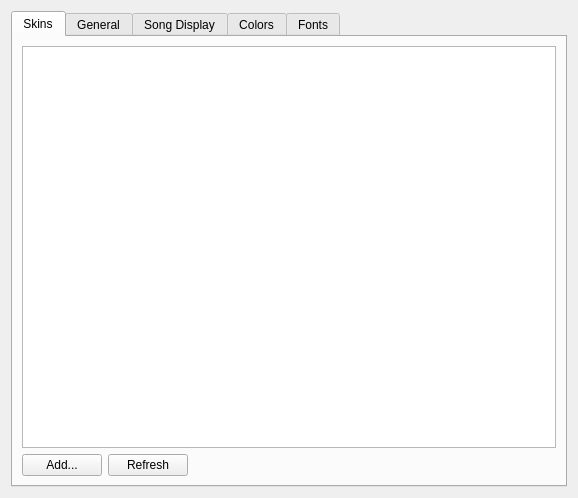
<?xml version="1.0" encoding="UTF-8"?>
<ui version="4.0">
 <class>SkinnedSettings</class>
 <widget class="QWidget" name="SkinnedSettings">
  <property name="geometry">
   <rect>
    <x>0</x>
    <y>0</y>
    <width>578</width>
    <height>498</height>
   </rect>
  </property>
  <property name="windowTitle">
   <string notr="true">Form</string>
  </property>
  <layout class="QGridLayout" name="gridLayout_3">
   <item row="0" column="0">
    <widget class="QTabWidget" name="tabWidget">
     <property name="currentIndex">
      <number>0</number>
     </property>
     <widget class="QWidget" name="tab_4">
      <attribute name="title">
       <string>Skins</string>
      </attribute>
      <layout class="QGridLayout" name="gridLayout_66">
       <item row="0" column="0" colspan="4">
        <widget class="QListWidget" name="listWidget">
         <property name="alternatingRowColors">
          <bool>true</bool>
         </property>
         <property name="movement">
          <enum>QListView::Static</enum>
         </property>
         <property name="flow">
          <enum>QListView::TopToBottom</enum>
         </property>
         <property name="viewMode">
          <enum>QListView::ListMode</enum>
         </property>
         <property name="modelColumn">
          <number>0</number>
         </property>
        </widget>
       </item>
       <item row="1" column="0" colspan="2">
        <widget class="QPushButton" name="skinInstallButton">
         <property name="minimumSize">
          <size>
           <width>0</width>
           <height>0</height>
          </size>
         </property>
         <property name="text">
          <string>Add...</string>
         </property>
         <property name="icon">
          <iconset theme="list-add">
           <normaloff>.</normaloff>.</iconset>
         </property>
        </widget>
       </item>
       <item row="1" column="2">
        <widget class="QPushButton" name="skinReloadButton">
         <property name="minimumSize">
          <size>
           <width>0</width>
           <height>0</height>
          </size>
         </property>
         <property name="text">
          <string>Refresh</string>
         </property>
         <property name="icon">
          <iconset theme="view-refresh">
           <normaloff>.</normaloff>.</iconset>
         </property>
        </widget>
       </item>
       <item row="1" column="3">
        <spacer name="horizontalSpacer">
         <property name="orientation">
          <enum>Qt::Horizontal</enum>
         </property>
         <property name="sizeHint" stdset="0">
          <size>
           <width>40</width>
           <height>20</height>
          </size>
         </property>
        </spacer>
       </item>
      </layout>
     </widget>
     <widget class="QWidget" name="tab">
      <attribute name="title">
       <string>General</string>
      </attribute>
      <layout class="QVBoxLayout" name="verticalLayout">
       <item>
        <widget class="QGroupBox" name="groupBox">
         <property name="title">
          <string>Main Window</string>
         </property>
         <layout class="QGridLayout" name="gridLayout">
          <item row="0" column="0" rowspan="2" colspan="2">
           <widget class="QCheckBox" name="hideOnCloseCheckBox">
            <property name="text">
             <string>Hide on close</string>
            </property>
           </widget>
          </item>
          <item row="0" column="2" rowspan="2">
           <widget class="QCheckBox" name="hiddenCheckBox">
            <property name="text">
             <string>Start hidden</string>
            </property>
           </widget>
          </item>
          <item row="2" column="0" colspan="3">
           <widget class="QCheckBox" name="skinCursorsCheckBox">
            <property name="text">
             <string>Use skin cursors</string>
            </property>
           </widget>
          </item>
          <item row="3" column="0" colspan="3">
           <layout class="QHBoxLayout" name="horizontalLayout">
            <item>
             <widget class="QLabel" name="label_6">
              <property name="text">
               <string>Window title format:</string>
              </property>
             </widget>
            </item>
            <item>
             <widget class="QLineEdit" name="windowTitleLineEdit"/>
            </item>
            <item>
             <widget class="QToolButton" name="windowTitleButton">
              <property name="text">
               <string>...</string>
              </property>
             </widget>
            </item>
           </layout>
          </item>
         </layout>
        </widget>
       </item>
       <item>
        <widget class="QGroupBox" name="groupBox_7">
         <property name="title">
          <string>Transparency</string>
         </property>
         <layout class="QGridLayout" name="gridLayout_4">
          <item row="0" column="0">
           <widget class="QLabel" name="label_3">
            <property name="text">
             <string>Main window</string>
            </property>
           </widget>
          </item>
          <item row="0" column="1">
           <widget class="QSlider" name="mwTransparencySlider">
            <property name="maximum">
             <number>90</number>
            </property>
            <property name="orientation">
             <enum>Qt::Horizontal</enum>
            </property>
           </widget>
          </item>
          <item row="0" column="2">
           <widget class="QLabel" name="mwTransparencyLabel">
            <property name="minimumSize">
             <size>
              <width>25</width>
              <height>0</height>
             </size>
            </property>
            <property name="text">
             <string>0</string>
            </property>
           </widget>
          </item>
          <item row="1" column="0">
           <widget class="QLabel" name="label_9">
            <property name="text">
             <string>Equalizer</string>
            </property>
           </widget>
          </item>
          <item row="1" column="1">
           <widget class="QSlider" name="eqTransparencySlider">
            <property name="maximum">
             <number>90</number>
            </property>
            <property name="orientation">
             <enum>Qt::Horizontal</enum>
            </property>
           </widget>
          </item>
          <item row="1" column="2">
           <widget class="QLabel" name="eqTransparencyLabel">
            <property name="text">
             <string>0</string>
            </property>
           </widget>
          </item>
          <item row="2" column="0">
           <widget class="QLabel" name="label_10">
            <property name="text">
             <string>Playlist</string>
            </property>
           </widget>
          </item>
          <item row="2" column="1">
           <widget class="QSlider" name="plTransparencySlider">
            <property name="maximum">
             <number>90</number>
            </property>
            <property name="orientation">
             <enum>Qt::Horizontal</enum>
            </property>
           </widget>
          </item>
          <item row="2" column="2">
           <widget class="QLabel" name="plTransparencyLabel">
            <property name="text">
             <string>0</string>
            </property>
           </widget>
          </item>
         </layout>
        </widget>
       </item>
       <item>
        <spacer name="verticalSpacer">
         <property name="orientation">
          <enum>Qt::Vertical</enum>
         </property>
         <property name="sizeHint" stdset="0">
          <size>
           <width>20</width>
           <height>40</height>
          </size>
         </property>
        </spacer>
       </item>
      </layout>
     </widget>
     <widget class="QWidget" name="tab_5">
      <attribute name="title">
       <string>Song Display</string>
      </attribute>
      <layout class="QVBoxLayout" name="verticalLayout_3">
       <item>
        <widget class="QGroupBox" name="groupBox_2">
         <property name="title">
          <string>Single Column Mode</string>
         </property>
         <layout class="QVBoxLayout" name="verticalLayout_2">
          <item>
           <widget class="QCheckBox" name="numbersCheckBox">
            <property name="text">
             <string>Show song numbers</string>
            </property>
           </widget>
          </item>
          <item>
           <widget class="QCheckBox" name="lengthsCheckBox">
            <property name="text">
             <string>Show song lengths</string>
            </property>
           </widget>
          </item>
          <item>
           <widget class="QCheckBox" name="alignCheckBox">
            <property name="enabled">
             <bool>false</bool>
            </property>
            <property name="text">
             <string>Align song numbers</string>
            </property>
           </widget>
          </item>
         </layout>
        </widget>
       </item>
       <item>
        <widget class="QCheckBox" name="smoothScrollingCheckBox">
         <property name="text">
          <string>Use smooth scrolling</string>
         </property>
        </widget>
       </item>
       <item>
        <widget class="QCheckBox" name="protocolCheckBox">
         <property name="text">
          <string>Show protocol</string>
         </property>
        </widget>
       </item>
       <item>
        <widget class="QCheckBox" name="anchorCheckBox">
         <property name="text">
          <string>Show anchor</string>
         </property>
        </widget>
       </item>
       <item>
        <widget class="QCheckBox" name="showSplittersCheckBox">
         <property name="text">
          <string>Show splitters</string>
         </property>
        </widget>
       </item>
       <item>
        <widget class="QCheckBox" name="alternateSplitterColorCheckBox">
         <property name="text">
          <string>Alternate splitter color</string>
         </property>
        </widget>
       </item>
       <item>
        <widget class="QCheckBox" name="showNewPLCheckBox">
         <property name="text">
          <string>Show 'New Playlist' button</string>
         </property>
        </widget>
       </item>
       <item>
        <layout class="QHBoxLayout" name="horizontalLayout_2">
         <item>
          <widget class="QLabel" name="label_4">
           <property name="text">
            <string>Playlist separator:</string>
           </property>
          </widget>
         </item>
         <item>
          <widget class="QLineEdit" name="plSeplineEdit">
           <property name="sizePolicy">
            <sizepolicy hsizetype="Minimum" vsizetype="Fixed">
             <horstretch>0</horstretch>
             <verstretch>0</verstretch>
            </sizepolicy>
           </property>
          </widget>
         </item>
         <item>
          <spacer name="horizontalSpacer_3">
           <property name="orientation">
            <enum>Qt::Horizontal</enum>
           </property>
           <property name="sizeHint" stdset="0">
            <size>
             <width>40</width>
             <height>20</height>
            </size>
           </property>
          </spacer>
         </item>
        </layout>
       </item>
       <item>
        <widget class="QCheckBox" name="popupCheckBox">
         <property name="text">
          <string>Show popup information</string>
         </property>
        </widget>
       </item>
       <item>
        <layout class="QHBoxLayout" name="horizontalLayout_3">
         <item>
          <widget class="QPushButton" name="popupTemplateButton">
           <property name="enabled">
            <bool>false</bool>
           </property>
           <property name="text">
            <string>Edit template</string>
           </property>
           <property name="icon">
            <iconset theme="configure">
             <normaloff>.</normaloff>.</iconset>
           </property>
          </widget>
         </item>
         <item>
          <spacer name="horizontalSpacer_2">
           <property name="orientation">
            <enum>Qt::Horizontal</enum>
           </property>
           <property name="sizeHint" stdset="0">
            <size>
             <width>40</width>
             <height>20</height>
            </size>
           </property>
          </spacer>
         </item>
        </layout>
       </item>
       <item>
        <spacer name="verticalSpacer_2">
         <property name="orientation">
          <enum>Qt::Vertical</enum>
         </property>
         <property name="sizeHint" stdset="0">
          <size>
           <width>20</width>
           <height>144</height>
          </size>
         </property>
        </spacer>
       </item>
      </layout>
     </widget>
     <widget class="QWidget" name="tab_3">
      <attribute name="title">
       <string>Colors</string>
      </attribute>
      <layout class="QVBoxLayout" name="verticalLayout_5">
       <item>
        <widget class="QGroupBox" name="groupBox_3">
         <property name="title">
          <string>Playlist Colors</string>
         </property>
         <layout class="QVBoxLayout" name="verticalLayout_4">
          <item>
           <widget class="QCheckBox" name="plSkinColorsCheckBox">
            <property name="text">
             <string>Use skin colors</string>
            </property>
            <property name="checked">
             <bool>true</bool>
            </property>
           </widget>
          </item>
          <item>
           <widget class="QWidget" name="widget_2" native="true">
            <property name="enabled">
             <bool>false</bool>
            </property>
            <layout class="QGridLayout" name="gridLayout_5">
             <property name="leftMargin">
              <number>0</number>
             </property>
             <property name="topMargin">
              <number>0</number>
             </property>
             <property name="rightMargin">
              <number>0</number>
             </property>
             <property name="bottomMargin">
              <number>0</number>
             </property>
             <item row="0" column="0">
              <widget class="QLabel" name="label_7">
               <property name="text">
                <string>Background #1:</string>
               </property>
              </widget>
             </item>
             <item row="0" column="1">
              <widget class="ColorWidget" name="plBg1Color">
               <property name="sizePolicy">
                <sizepolicy hsizetype="Fixed" vsizetype="Fixed">
                 <horstretch>0</horstretch>
                 <verstretch>0</verstretch>
                </sizepolicy>
               </property>
               <property name="minimumSize">
                <size>
                 <width>20</width>
                 <height>20</height>
                </size>
               </property>
               <property name="maximumSize">
                <size>
                 <width>20</width>
                 <height>20</height>
                </size>
               </property>
               <property name="frameShape">
                <enum>QFrame::Box</enum>
               </property>
              </widget>
             </item>
             <item row="0" column="2" rowspan="6" colspan="2">
              <spacer name="horizontalSpacer_5">
               <property name="orientation">
                <enum>Qt::Horizontal</enum>
               </property>
               <property name="sizeHint" stdset="0">
                <size>
                 <width>40</width>
                 <height>43</height>
                </size>
               </property>
              </spacer>
             </item>
             <item row="0" column="4">
              <widget class="QLabel" name="label_12">
               <property name="text">
                <string>Normal text:</string>
               </property>
              </widget>
             </item>
             <item row="0" column="5">
              <widget class="ColorWidget" name="plTextNormalColor">
               <property name="sizePolicy">
                <sizepolicy hsizetype="Fixed" vsizetype="Fixed">
                 <horstretch>0</horstretch>
                 <verstretch>0</verstretch>
                </sizepolicy>
               </property>
               <property name="minimumSize">
                <size>
                 <width>20</width>
                 <height>20</height>
                </size>
               </property>
               <property name="maximumSize">
                <size>
                 <width>20</width>
                 <height>20</height>
                </size>
               </property>
               <property name="frameShape">
                <enum>QFrame::Box</enum>
               </property>
              </widget>
             </item>
             <item row="0" column="6" rowspan="6">
              <spacer name="horizontalSpacer_6">
               <property name="orientation">
                <enum>Qt::Horizontal</enum>
               </property>
               <property name="sizeHint" stdset="0">
                <size>
                 <width>66</width>
                 <height>68</height>
                </size>
               </property>
              </spacer>
             </item>
             <item row="1" column="0">
              <widget class="QLabel" name="label_8">
               <property name="text">
                <string>Background #2:</string>
               </property>
              </widget>
             </item>
             <item row="1" column="1">
              <widget class="ColorWidget" name="plBg2Color">
               <property name="sizePolicy">
                <sizepolicy hsizetype="Fixed" vsizetype="Fixed">
                 <horstretch>0</horstretch>
                 <verstretch>0</verstretch>
                </sizepolicy>
               </property>
               <property name="minimumSize">
                <size>
                 <width>20</width>
                 <height>20</height>
                </size>
               </property>
               <property name="maximumSize">
                <size>
                 <width>20</width>
                 <height>20</height>
                </size>
               </property>
               <property name="frameShape">
                <enum>QFrame::Box</enum>
               </property>
              </widget>
             </item>
             <item row="1" column="4">
              <widget class="QLabel" name="label_13">
               <property name="text">
                <string>Current text:</string>
               </property>
              </widget>
             </item>
             <item row="1" column="5">
              <widget class="ColorWidget" name="plTextCurrentColor">
               <property name="sizePolicy">
                <sizepolicy hsizetype="Fixed" vsizetype="Fixed">
                 <horstretch>0</horstretch>
                 <verstretch>0</verstretch>
                </sizepolicy>
               </property>
               <property name="minimumSize">
                <size>
                 <width>20</width>
                 <height>20</height>
                </size>
               </property>
               <property name="maximumSize">
                <size>
                 <width>20</width>
                 <height>20</height>
                </size>
               </property>
               <property name="frameShape">
                <enum>QFrame::Box</enum>
               </property>
              </widget>
             </item>
             <item row="2" column="0">
              <widget class="QLabel" name="label_11">
               <property name="text">
                <string>Highlighted background:</string>
               </property>
              </widget>
             </item>
             <item row="2" column="1">
              <widget class="ColorWidget" name="plHlColor">
               <property name="sizePolicy">
                <sizepolicy hsizetype="Fixed" vsizetype="Fixed">
                 <horstretch>0</horstretch>
                 <verstretch>0</verstretch>
                </sizepolicy>
               </property>
               <property name="minimumSize">
                <size>
                 <width>20</width>
                 <height>20</height>
                </size>
               </property>
               <property name="maximumSize">
                <size>
                 <width>20</width>
                 <height>20</height>
                </size>
               </property>
               <property name="frameShape">
                <enum>QFrame::Box</enum>
               </property>
              </widget>
             </item>
             <item row="2" column="4">
              <widget class="QLabel" name="label_14">
               <property name="text">
                <string>Highlighted text:</string>
               </property>
              </widget>
             </item>
             <item row="2" column="5">
              <widget class="ColorWidget" name="plTextHlColor">
               <property name="sizePolicy">
                <sizepolicy hsizetype="Fixed" vsizetype="Fixed">
                 <horstretch>0</horstretch>
                 <verstretch>0</verstretch>
                </sizepolicy>
               </property>
               <property name="minimumSize">
                <size>
                 <width>20</width>
                 <height>20</height>
                </size>
               </property>
               <property name="maximumSize">
                <size>
                 <width>20</width>
                 <height>20</height>
                </size>
               </property>
               <property name="frameShape">
                <enum>QFrame::Box</enum>
               </property>
               <property name="frameShadow">
                <enum>QFrame::Plain</enum>
               </property>
              </widget>
             </item>
             <item row="6" column="0" colspan="7">
              <layout class="QHBoxLayout" name="horizontalLayout_5">
               <item>
                <spacer name="horizontalSpacer_7">
                 <property name="orientation">
                  <enum>Qt::Horizontal</enum>
                 </property>
                 <property name="sizeHint" stdset="0">
                  <size>
                   <width>40</width>
                   <height>20</height>
                  </size>
                 </property>
                </spacer>
               </item>
               <item>
                <widget class="QPushButton" name="loadSkinColorsButton">
                 <property name="text">
                  <string>Load skin colors</string>
                 </property>
                </widget>
               </item>
              </layout>
             </item>
             <item row="3" column="4">
              <widget class="QLabel" name="label_16">
               <property name="text">
                <string>Group text:</string>
               </property>
              </widget>
             </item>
             <item row="3" column="5">
              <widget class="ColorWidget" name="plGrTextColor">
               <property name="sizePolicy">
                <sizepolicy hsizetype="Fixed" vsizetype="Fixed">
                 <horstretch>0</horstretch>
                 <verstretch>0</verstretch>
                </sizepolicy>
               </property>
               <property name="minimumSize">
                <size>
                 <width>20</width>
                 <height>20</height>
                </size>
               </property>
               <property name="frameShape">
                <enum>QFrame::Box</enum>
               </property>
               <property name="frameShadow">
                <enum>QFrame::Plain</enum>
               </property>
              </widget>
             </item>
             <item row="3" column="1">
              <widget class="ColorWidget" name="plSplitterColor">
               <property name="sizePolicy">
                <sizepolicy hsizetype="Fixed" vsizetype="Fixed">
                 <horstretch>0</horstretch>
                 <verstretch>0</verstretch>
                </sizepolicy>
               </property>
               <property name="minimumSize">
                <size>
                 <width>20</width>
                 <height>20</height>
                </size>
               </property>
               <property name="maximumSize">
                <size>
                 <width>20</width>
                 <height>20</height>
                </size>
               </property>
               <property name="baseSize">
                <size>
                 <width>20</width>
                 <height>20</height>
                </size>
               </property>
               <property name="frameShape">
                <enum>QFrame::Box</enum>
               </property>
               <property name="frameShadow">
                <enum>QFrame::Plain</enum>
               </property>
              </widget>
             </item>
             <item row="3" column="0">
              <widget class="QLabel" name="label_19">
               <property name="text">
                <string>Splitter:</string>
               </property>
              </widget>
             </item>
            </layout>
           </widget>
          </item>
          <item>
           <layout class="QGridLayout" name="gridLayout_6">
            <item row="1" column="0">
             <widget class="QLabel" name="label_15">
              <property name="enabled">
               <bool>false</bool>
              </property>
              <property name="text">
               <string>Group background:</string>
              </property>
             </widget>
            </item>
            <item row="3" column="1">
             <widget class="ColorWidget" name="plCurrentTrackBgColor">
              <property name="enabled">
               <bool>false</bool>
              </property>
              <property name="sizePolicy">
               <sizepolicy hsizetype="Fixed" vsizetype="Fixed">
                <horstretch>0</horstretch>
                <verstretch>0</verstretch>
               </sizepolicy>
              </property>
              <property name="minimumSize">
               <size>
                <width>20</width>
                <height>20</height>
               </size>
              </property>
              <property name="frameShape">
               <enum>QFrame::Box</enum>
              </property>
              <property name="frameShadow">
               <enum>QFrame::Plain</enum>
              </property>
             </widget>
            </item>
            <item row="3" column="0">
             <widget class="QLabel" name="label_20">
              <property name="enabled">
               <bool>false</bool>
              </property>
              <property name="text">
               <string>Current track background:</string>
              </property>
             </widget>
            </item>
            <item row="3" column="2">
             <spacer name="horizontalSpacer_10">
              <property name="orientation">
               <enum>Qt::Horizontal</enum>
              </property>
              <property name="sizeHint" stdset="0">
               <size>
                <width>189</width>
                <height>20</height>
               </size>
              </property>
             </spacer>
            </item>
            <item row="1" column="1">
             <widget class="ColorWidget" name="plGrBgColor">
              <property name="enabled">
               <bool>false</bool>
              </property>
              <property name="sizePolicy">
               <sizepolicy hsizetype="Fixed" vsizetype="Fixed">
                <horstretch>0</horstretch>
                <verstretch>0</verstretch>
               </sizepolicy>
              </property>
              <property name="minimumSize">
               <size>
                <width>20</width>
                <height>20</height>
               </size>
              </property>
              <property name="frameShape">
               <enum>QFrame::Box</enum>
              </property>
              <property name="frameShadow">
               <enum>QFrame::Plain</enum>
              </property>
             </widget>
            </item>
            <item row="1" column="2">
             <spacer name="horizontalSpacer_9">
              <property name="orientation">
               <enum>Qt::Horizontal</enum>
              </property>
              <property name="sizeHint" stdset="0">
               <size>
                <width>165</width>
                <height>14</height>
               </size>
              </property>
             </spacer>
            </item>
            <item row="2" column="0" colspan="3">
             <widget class="QCheckBox" name="plOverrideCurrentBgCheckBox">
              <property name="text">
               <string>Override current track background</string>
              </property>
             </widget>
            </item>
            <item row="0" column="0" colspan="3">
             <widget class="QCheckBox" name="plOverrideGroupBgCheckBox">
              <property name="text">
               <string>Override group background</string>
              </property>
             </widget>
            </item>
           </layout>
          </item>
         </layout>
        </widget>
       </item>
       <item>
        <spacer name="verticalSpacer_4">
         <property name="orientation">
          <enum>Qt::Vertical</enum>
         </property>
         <property name="sizeHint" stdset="0">
          <size>
           <width>20</width>
           <height>105</height>
          </size>
         </property>
        </spacer>
       </item>
      </layout>
     </widget>
     <widget class="QWidget" name="tab_2">
      <attribute name="title">
       <string>Fonts</string>
      </attribute>
      <layout class="QGridLayout" name="gridLayout_2">
       <item row="0" column="0">
        <widget class="QLabel" name="label">
         <property name="sizePolicy">
          <sizepolicy hsizetype="Preferred" vsizetype="Preferred">
           <horstretch>0</horstretch>
           <verstretch>0</verstretch>
          </sizepolicy>
         </property>
         <property name="text">
          <string>Player:</string>
         </property>
         <property name="alignment">
          <set>Qt::AlignLeading|Qt::AlignLeft|Qt::AlignVCenter</set>
         </property>
        </widget>
       </item>
       <item row="0" column="1">
        <widget class="QLabel" name="mainFontLabel">
         <property name="sizePolicy">
          <sizepolicy hsizetype="Expanding" vsizetype="Preferred">
           <horstretch>0</horstretch>
           <verstretch>0</verstretch>
          </sizepolicy>
         </property>
         <property name="frameShape">
          <enum>QFrame::StyledPanel</enum>
         </property>
         <property name="frameShadow">
          <enum>QFrame::Sunken</enum>
         </property>
         <property name="text">
          <string>???</string>
         </property>
        </widget>
       </item>
       <item row="0" column="2">
        <widget class="QToolButton" name="mainFontButton">
         <property name="text">
          <string>...</string>
         </property>
        </widget>
       </item>
       <item row="1" column="0">
        <widget class="QLabel" name="label_2">
         <property name="sizePolicy">
          <sizepolicy hsizetype="Preferred" vsizetype="Preferred">
           <horstretch>0</horstretch>
           <verstretch>0</verstretch>
          </sizepolicy>
         </property>
         <property name="text">
          <string>Playlist:</string>
         </property>
         <property name="alignment">
          <set>Qt::AlignLeading|Qt::AlignLeft|Qt::AlignVCenter</set>
         </property>
        </widget>
       </item>
       <item row="1" column="1">
        <widget class="QLabel" name="plFontLabel">
         <property name="sizePolicy">
          <sizepolicy hsizetype="Expanding" vsizetype="Preferred">
           <horstretch>0</horstretch>
           <verstretch>0</verstretch>
          </sizepolicy>
         </property>
         <property name="frameShape">
          <enum>QFrame::StyledPanel</enum>
         </property>
         <property name="frameShadow">
          <enum>QFrame::Sunken</enum>
         </property>
         <property name="text">
          <string>???</string>
         </property>
        </widget>
       </item>
       <item row="1" column="2">
        <widget class="QToolButton" name="plFontButton">
         <property name="text">
          <string>...</string>
         </property>
        </widget>
       </item>
       <item row="2" column="0">
        <widget class="QLabel" name="label_26">
         <property name="text">
          <string>Groups:</string>
         </property>
        </widget>
       </item>
       <item row="2" column="1">
        <widget class="QLabel" name="groupFontLabel">
         <property name="frameShape">
          <enum>QFrame::StyledPanel</enum>
         </property>
         <property name="frameShadow">
          <enum>QFrame::Sunken</enum>
         </property>
         <property name="text">
          <string notr="true">???</string>
         </property>
        </widget>
       </item>
       <item row="2" column="2">
        <widget class="QToolButton" name="groupFontButton">
         <property name="text">
          <string notr="true">...</string>
         </property>
        </widget>
       </item>
       <item row="3" column="0">
        <widget class="QLabel" name="label_27">
         <property name="text">
          <string>Extra group row:</string>
         </property>
        </widget>
       </item>
       <item row="3" column="1">
        <widget class="QLabel" name="extraRowFontLabel">
         <property name="frameShape">
          <enum>QFrame::StyledPanel</enum>
         </property>
         <property name="frameShadow">
          <enum>QFrame::Sunken</enum>
         </property>
         <property name="text">
          <string notr="true">???</string>
         </property>
        </widget>
       </item>
       <item row="3" column="2">
        <widget class="QToolButton" name="extraRowFontButton">
         <property name="text">
          <string notr="true">...</string>
         </property>
        </widget>
       </item>
       <item row="4" column="0">
        <widget class="QLabel" name="label_5">
         <property name="text">
          <string>Column headers:</string>
         </property>
        </widget>
       </item>
       <item row="4" column="1">
        <widget class="QLabel" name="headerFontLabel">
         <property name="frameShape">
          <enum>QFrame::StyledPanel</enum>
         </property>
         <property name="frameShadow">
          <enum>QFrame::Sunken</enum>
         </property>
         <property name="text">
          <string>???</string>
         </property>
        </widget>
       </item>
       <item row="4" column="2">
        <widget class="QToolButton" name="headerFontButton">
         <property name="text">
          <string>...</string>
         </property>
        </widget>
       </item>
       <item row="7" column="0" colspan="2">
        <spacer name="verticalSpacer_3">
         <property name="orientation">
          <enum>Qt::Vertical</enum>
         </property>
         <property name="sizeHint" stdset="0">
          <size>
           <width>418</width>
           <height>271</height>
          </size>
         </property>
        </spacer>
       </item>
       <item row="5" column="0" colspan="3">
        <layout class="QHBoxLayout" name="horizontalLayout_4">
         <item>
          <spacer name="horizontalSpacer_4">
           <property name="orientation">
            <enum>Qt::Horizontal</enum>
           </property>
           <property name="sizeHint" stdset="0">
            <size>
             <width>348</width>
             <height>20</height>
            </size>
           </property>
          </spacer>
         </item>
         <item>
          <widget class="QPushButton" name="resetFontsButton">
           <property name="text">
            <string>Reset fonts</string>
           </property>
          </widget>
         </item>
        </layout>
       </item>
       <item row="6" column="0" colspan="3">
        <widget class="QCheckBox" name="useBitmapCheckBox">
         <property name="text">
          <string>Use bitmap font if available</string>
         </property>
        </widget>
       </item>
      </layout>
     </widget>
    </widget>
   </item>
  </layout>
 </widget>
 <customwidgets>
  <customwidget>
   <class>ColorWidget</class>
   <extends>QFrame</extends>
   <header location="global">qmmpui/colorwidget.h</header>
   <container>1</container>
  </customwidget>
 </customwidgets>
 <resources/>
 <connections>
  <connection>
   <sender>popupCheckBox</sender>
   <signal>toggled(bool)</signal>
   <receiver>popupTemplateButton</receiver>
   <slot>setEnabled(bool)</slot>
   <hints>
    <hint type="sourcelabel">
     <x>193</x>
     <y>385</y>
    </hint>
    <hint type="destinationlabel">
     <x>140</x>
     <y>424</y>
    </hint>
   </hints>
  </connection>
  <connection>
   <sender>numbersCheckBox</sender>
   <signal>toggled(bool)</signal>
   <receiver>alignCheckBox</receiver>
   <slot>setEnabled(bool)</slot>
   <hints>
    <hint type="sourcelabel">
     <x>166</x>
     <y>98</y>
    </hint>
    <hint type="destinationlabel">
     <x>169</x>
     <y>154</y>
    </hint>
   </hints>
  </connection>
  <connection>
   <sender>plSkinColorsCheckBox</sender>
   <signal>toggled(bool)</signal>
   <receiver>widget_2</receiver>
   <slot>setDisabled(bool)</slot>
   <hints>
    <hint type="sourcelabel">
     <x>109</x>
     <y>85</y>
    </hint>
    <hint type="destinationlabel">
     <x>161</x>
     <y>202</y>
    </hint>
   </hints>
  </connection>
  <connection>
   <sender>plOverrideGroupBgCheckBox</sender>
   <signal>toggled(bool)</signal>
   <receiver>label_15</receiver>
   <slot>setEnabled(bool)</slot>
   <hints>
    <hint type="sourcelabel">
     <x>118</x>
     <y>269</y>
    </hint>
    <hint type="destinationlabel">
     <x>119</x>
     <y>295</y>
    </hint>
   </hints>
  </connection>
  <connection>
   <sender>plOverrideGroupBgCheckBox</sender>
   <signal>toggled(bool)</signal>
   <receiver>plGrBgColor</receiver>
   <slot>setEnabled(bool)</slot>
   <hints>
    <hint type="sourcelabel">
     <x>231</x>
     <y>269</y>
    </hint>
    <hint type="destinationlabel">
     <x>252</x>
     <y>295</y>
    </hint>
   </hints>
  </connection>
  <connection>
   <sender>plOverrideCurrentBgCheckBox</sender>
   <signal>toggled(bool)</signal>
   <receiver>label_20</receiver>
   <slot>setEnabled(bool)</slot>
   <hints>
    <hint type="sourcelabel">
     <x>90</x>
     <y>325</y>
    </hint>
    <hint type="destinationlabel">
     <x>91</x>
     <y>351</y>
    </hint>
   </hints>
  </connection>
  <connection>
   <sender>plOverrideCurrentBgCheckBox</sender>
   <signal>toggled(bool)</signal>
   <receiver>plCurrentTrackBgColor</receiver>
   <slot>setEnabled(bool)</slot>
   <hints>
    <hint type="sourcelabel">
     <x>265</x>
     <y>325</y>
    </hint>
    <hint type="destinationlabel">
     <x>252</x>
     <y>351</y>
    </hint>
   </hints>
  </connection>
 </connections>
</ui>
